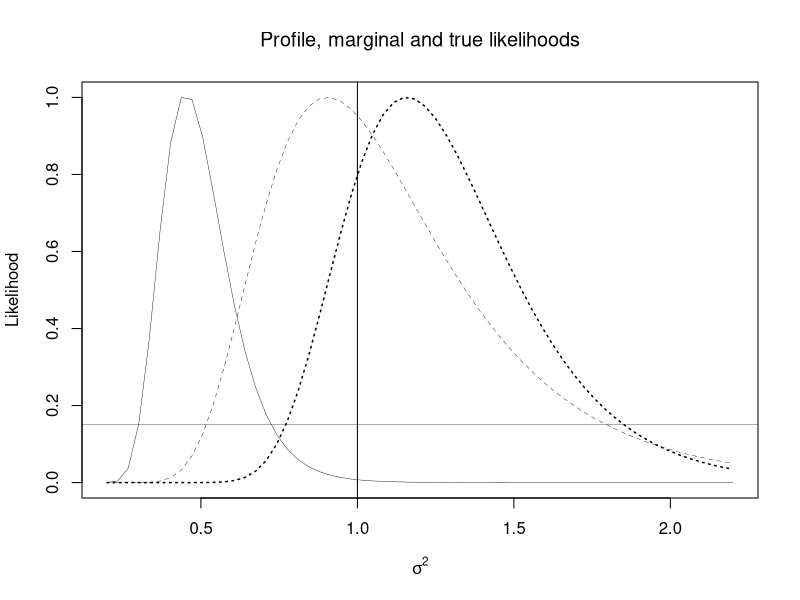

This chart was generated by the following R code:
# Example 10.1 continued:

mat<- matrix(scan('2way.dat'),ncol=3,byrow=T)
n <- nrow(mat)
  mu <- mat[,1]
  x<- mat[,2:3]
xmean <- as.vector(x %*% rep(.5,2))

sig2 <- seq(.2,2.2,len=60)
loglik <- -n*log(sig2) - sum((x-xmean)^2)/2/sig2
  mlik <- max(loglik)
  like <- exp(loglik-mlik)

plot(sig2,like,xlab=expression(sigma^2),ylab='Likelihood',
     type='n')
lines(sig2,like,lwd=.4)

# marginal likelihood
y <- (x[,1]-x[,2])/sqrt(2)
loglik2 <- -n/2*log(sig2) - sum(y^2)/2/sig2
  mlik2 <- max(loglik2)
  like2<- exp(loglik2 - mlik2)
  lines(sig2,like2,lty=2,lwd=.4)

# true likelihood: using true means
loglik <- -n*log(sig2) - sum((x-mu)^2)/2/sig2
  mlik <- max(loglik)
  like4 <- exp(loglik-mlik)
#
  lines(sig2,like4,lty='dotted',lwd=1.5)
  abline(h=.15,lwd=.3)
  abline(v=1)
title(expression("Profile, marginal and true likelihoods"))
